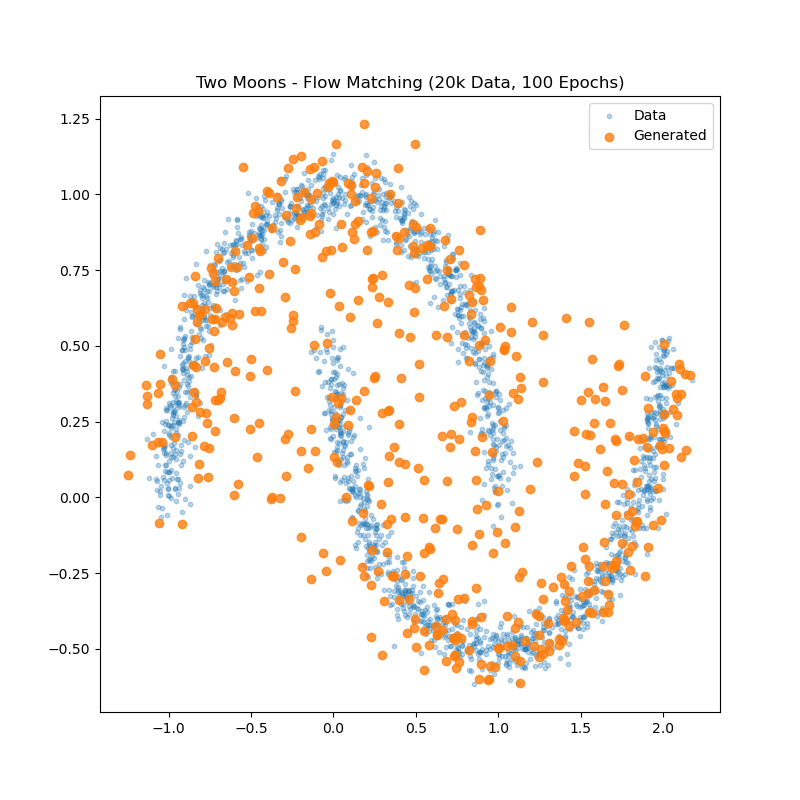

Generate this figure with Python:
import torch
import torch.nn as nn
import numpy as np
from sklearn.datasets import make_moons
from torch.utils.data import DataLoader, TensorDataset
import matplotlib.pyplot as plt

from generative_lib.flow_matching.method.flow_matching import FlowMatching
from generative_lib.flow_matching.trainer.base import BaseFlowMatchingTrainer
from generative_lib.flow_matching.sampler.base import BaseFlowMatchingSampler
from generative_lib.utils.logger import Logger

class SimpleMLP(nn.Module):
    def __init__(self, in_features=2, hidden_features=64):
        super().__init__()
        self.net = nn.Sequential(
            nn.Linear(in_features + 1, hidden_features),
            nn.BatchNorm1d(hidden_features),
            nn.SiLU(),
            nn.Linear(hidden_features, hidden_features),
            nn.BatchNorm1d(hidden_features),
            nn.SiLU(),
            nn.Linear(hidden_features, in_features),
        )

    def forward(self, x, t, condition=None):
        if t.ndim == 1:
            t = t.unsqueeze(-1)
        inp = torch.cat([x, t], dim=-1)
        return self.net(inp)

def main():
    device = "cuda" if torch.cuda.is_available() else "cpu"
    
    # 2. Prepare Data
    X, _ = make_moons(n_samples=20000, noise=0.05)
    train_loader = DataLoader(
        [{"features": x} for x in torch.from_numpy(X).float()], 
        batch_size=256, 
        shuffle=True
    )
    
    # 3. Setup Components
    model = SimpleMLP().to(device)
    optimizer = torch.optim.Adam(model.parameters(), lr=1e-3)
    
    method = FlowMatching(sigma_min=0.0)
    
    trainer = BaseFlowMatchingTrainer(
        method=method,
        model=model,
        optimizer=optimizer,
        feature_keys=["features"],
        label_keys=[], 
        device=device
    )
    
    # 4. Train
    print("Training Flow Matching (20k samples, 100 epochs)...")
    trainer.fit(train_loader, epochs=100)
    
    # 5. Sample
    print("Sampling...")
    sampler = BaseFlowMatchingSampler(method, model, device, steps=50)
    
    # Unconditional sampling check (or dummy conditional since we didn't train robustly on Cond for Flow yet?)
    # Wait, the Flow Trainer example above was UNCONDITIONAL (label_keys=[]).
    # X, _ = make_moons. Labels usage was implicit or ignored in training?
    # In two_moons_flow.py (Step 96), `label_keys=[]`. So it's unconditional.
    # So sample(num_samples=500) works as batch size.
    samples = sampler.sample(num_samples=500, shape=[2])
    # Returns [500, 2] because B=1.
    
    # 6. Verify
    samples_np = samples.detach().cpu().numpy()
    
    # Plot results
    # Downsample Data for plot clarity
    X_plot = X[:2000]
    
    plt.figure(figsize=(8, 8))
    plt.scatter(X_plot[:, 0], X_plot[:, 1], alpha=0.3, label="Data", s=10)
    plt.scatter(samples_np[:, 0], samples_np[:, 1], alpha=0.8, label="Generated")
    plt.legend()
    plt.title("Two Moons - Flow Matching (20k Data, 100 Epochs)")
    plt.savefig("examples/two_moons_flow.png")
    print("Saved plot to examples/two_moons_flow.png")

if __name__ == "__main__":
    main()
